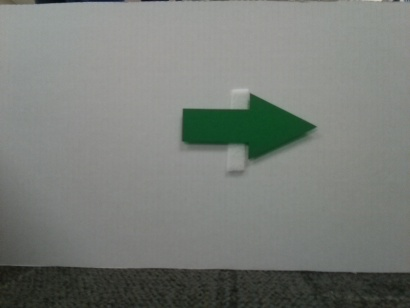
#> input picture Lab6/lab6pt1/2022imgs/test_images/104.jpg, 410 x 308 px
$ python -i knn.py   (imports and definitions only)
#> lines starting #> are read from the running program, lines starting #| are printed output that depends on the picture; after the words box and inside, x2 and y2 are one past the last pixel; in counts of white or black regions, pixels touching at a corner belong together
#> further down, picture is the input picture: shape (308, 410, 3); mean B, G, R 119.4, 124.2, 120
#!/usr/bin/env python
# -*- coding: utf-8 -*-
""""
This is the 7785 LAB6 part1 KNN classifier

Author: Yinuo Wang, Praneeth Erwin Eddu
Date: 04/04/2022

"""
import platform
import cv2 as cv
import csv
import numpy as np
import time
##########################################
#            Variables                   #
##########################################
# model
# model_path = "/home/pran/catkin_ws/src/Robotics-Research-Assignments/team_x_maze/model/knnModel"
model_path = "/home/allen/catkin_ws/src/team_x_maze/model/knnModel"
#model_path = "/home/rick/catkin_ws/src/team_x_maze/model/knnModel"
# dir
trainDirectory = './2022imgs/train_images/'
testDirectory = './2022imgs/test_images/'

# knn
k = 5
dimension = 3 # image channel
train = []
test = []

# image processing
rgb = 1 # cv.imread mode

morphKernel = 5  # Closing and Opening Kernel Size
maxObjects = 1  # Max number of object to detect.
minObjectArea = 300  # Min number of pixels for an object to be recognized.

WHITE = [255, 255, 255]
RED = [255, 0, 0]
GREE = [0, 255, 0]
BLUE = [0, 0, 255]

raw_h = 308
raw_w = 410
#resize
resize_h_ratio = 0.1
resize_w_ratio = 0.1
resize_h = int(raw_h * resize_h_ratio)
resize_w = int(raw_w * resize_w_ratio)

# rgb filter
light_thresh = 60
contrast = 30

# other
debug = False
# debug = True
train_flag = False
test_flag = False

# version check
# [3 lines not run here, left out]
##########################################
#            Image Processing            #
##########################################

def findObjects(image):
    # Finds the location of the desired object in the image.
    contours, hierarchy = cv.findContours(image, cv.RETR_EXTERNAL, cv.CHAIN_APPROX_SIMPLE)  # Contours the image to find blobs of the same color
    cont = sorted(contours, key=cv.contourArea, reverse=True)[:maxObjects]  # Sorts the blobs by size (Largest to smallest)
    x = y = w = h = 1
    # Find the center of mass of the blob if there are any
    if len(cont) > 0:
        M = cv.moments(cont[0])
        if M['m00'] > minObjectArea:
            # print(M['m00'])
            x, y, w, h = cv.boundingRect(cont[0])

    return x, y, w, h


"""
Morphological operations
"""

def morphOps(image, kernelSize):
    kernel = np.ones((kernelSize, kernelSize), np.uint8)
    # highlight the edge
    element2 = cv.getStructuringElement(cv.MORPH_RECT, (kernelSize, kernelSize))
    fix = cv.dilate(image, element2, iterations=1)
    # Fill in holes
    fix = cv.morphologyEx(fix, cv.MORPH_CLOSE, kernel)
    return fix


def rgbThreshold(img, upper, fill=None):
#> called with upper = 60
    if fill is None:
        fill = WHITE
    if len(img.shape) == 2:
        return img

    h, w, n = img.shape
#> h = 92; w = 123; n = 3
    for i in range(h):
        for j in range(w):
            if img[i][j][0] > upper and img[i][j][1] > upper and img[i][j][2] > upper:
                img[i][j] = fill
            elif np.var(np.array(img[i][j])) < contrast:
                img[i][j] = fill
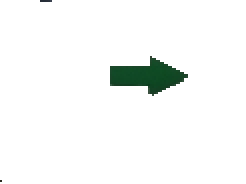
#> img: shape (92, 123, 3) (shown 2 times larger); mean of channels 0, 1, 2 246.9, 248.1, 246.3; drawn as B, G, R


    return img

"""
preprocess the raw image to focus on the object area
"""
def preprocess(img):
    # downsample to speed up
    img = cv.resize(img, (int(0.3*raw_w), int(0.3*raw_h)))
    # filter the background and noise
    img = rgbThreshold(img, light_thresh)
    img_rgb = img
    # detect edges
    img = cv.Canny(img, 100, 150)
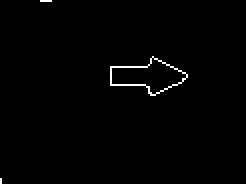
#> img: shape (92, 123) (shown 2 times larger); 0.9% white in thin lines or dots, all inside (x1, y1, x2, y2) = (0, 0, 94, 92)
    # morphology
    img = morphOps(img, morphKernel)
#> in morphOps, `fix = cv.dilate(image, element2, iterations=1)`:
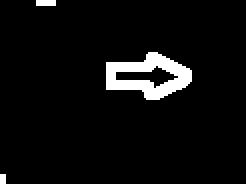
#> fix: shape (92, 123) (shown 2 times larger); 5.2% white; 3 white regions (1 under 20 px), largest, box (x1, y1, x2, y2) and area: (53, 26, 96, 50) 539, (18, 0, 28, 3) 30
#> in morphOps, `fix = cv.morphologyEx(fix, cv.MORPH_CLOSE, kernel)`:
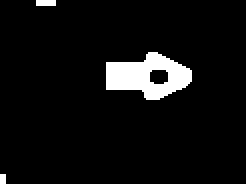
#> fix: shape (92, 123) (shown 2 times larger); 5.9% white; 3 white regions (1 under 20 px)
    # detect the object
    x, y, w, h = findObjects(img)
#> in findObjects, `contours, hierarchy = cv.findContours(image, cv.RETR_EXTERNAL, cv.CHAI..`: contours = 3 contours, 2 with area under 20; largest, box (x1, y1, x2, y2) and area: (53, 26, 96, 50) 631
#> in findObjects, `cont = sorted(contours, key=cv.contourArea, reverse=True)[:maxObjects]`: cont = 1 contour; box (x1, y1, x2, y2) and area: (53, 26, 96, 50) 631
#> in findObjects, `M = cv.moments(cont[0])`: M = moments, m00 631, centre m10/m00, m01/m00 = (73.99, 37.68)
#> in findObjects, `x, y, w, h = cv.boundingRect(cont[0])`: x = 53; y = 26; w = 43; h = 24
#> x = 53; y = 26; w = 43; h = 24
    # crop the original image to the object area
    img = img_rgb[y:y + h, x:x + w]
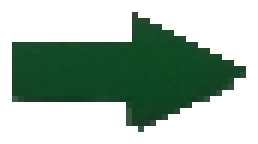
#> img: shape (24, 43, 3) (shown 6 times larger); mean of channels 0, 1, 2 167.9, 181.1, 160.6; drawn as B, G, R
    img = cv.resize(img, (resize_w, resize_h))
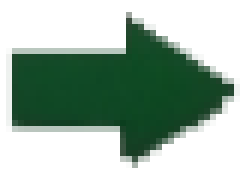
#> img: shape (30, 41, 3) (shown 6 times larger); mean of channels 0, 1, 2 167.5, 180.8, 160.2; drawn as B, G, R

    return img

def predict(img, debug=False, k=5):
    tic = time.time()
    # load the model
    knn_test = cv.ml.KNearest_create()
    model = knn_test.load(model_path)

    if debug:
        Title_images = 'Original Image'
        Title_resized = 'Image Resized'
        cv.namedWindow( Title_images, cv.WINDOW_AUTOSIZE )
    #img = cv.resize(img, (raw_w, raw_h))
    #print("test image before pre-process = ", img.shape)
    test_img = np.array(preprocess(img))
    #print("test image after pre-process = ", test_img.shape)
    if debug:
        cv.imshow(Title_images, img)
        cv.imshow(Title_resized, test_img)
        key = cv.waitKey()
        if key==27:    # Esc key to stop
            return
    #test_img = test_img.astype(np.float32)
    test_img = test_img.flatten().reshape(1,resize_w*resize_h*dimension)
    test_img = test_img.astype(np.float32)
    #print("test image shape after transformation = ", test_img.shape)
    # test_label = np.int32(lines[i][1])

    ret, results, neighbours, dist = model.findNearest(test_img, k)
    toc = time.time()
    if debug:
        print("\nPrediction Time: " + str(toc-tic))
    return int(ret)

############################################
#              Train                       #
############################################
# [80 lines not run here, left out]

>>> import cv2
>>> picture = cv2.imread('../../lab6pt1/2022imgs/test_images/104.jpg')
>>> result = preprocess(picture)

$ run again, on Lab6/lab6pt1/2022imgs/test_images/137.jpg
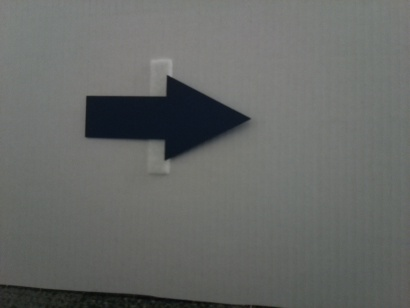
#> input picture Lab6/lab6pt1/2022imgs/test_images/137.jpg, 410 x 308 px
#> picture is the input picture: shape (308, 410, 3); mean B, G, R 102.9, 105.1, 102.9
#> in morphOps, `fix = cv.morphologyEx(fix, cv.MORPH_CLOSE, kernel)`:
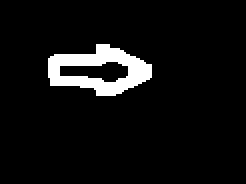
#> fix: shape (92, 123) (shown 2 times larger); 6.1% white; 1 white region
#> contours = 1 contour; box (x1, y1, x2, y2) and area: (24, 22, 76, 48) 848
#> cont has the same summary as contours
#> M = moments, m00 847.5, centre m10/m00, m01/m00 = (49.22, 34.9)
#> in findObjects, `x, y, w, h = cv.boundingRect(cont[0])`: x = 24; y = 22; w = 52; h = 26
#> in preprocess, `x, y, w, h = findObjects(img)`: x = 24; y = 22; w = 52; h = 26
#> in preprocess, `img = cv.resize(img, (resize_w, resize_h))`:
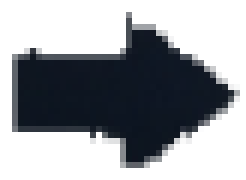
#> img: shape (30, 41, 3) (shown 6 times larger); mean of channels 0, 1, 2 163.5, 158.9, 155.8; drawn as B, G, R

$ run again, on Lab6/lab6pt1/2022imgs/test_images/149.jpg
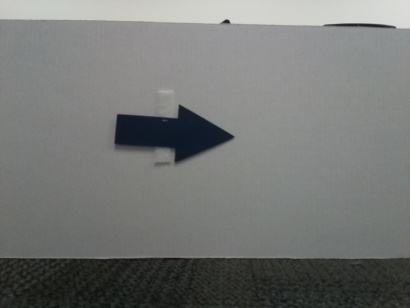
#> input picture Lab6/lab6pt1/2022imgs/test_images/149.jpg, 410 x 308 px
#> picture is the input picture: shape (308, 410, 3); mean B, G, R 116.7, 118.5, 116.9
#> in morphOps, `fix = cv.morphologyEx(fix, cv.MORPH_CLOSE, kernel)`:
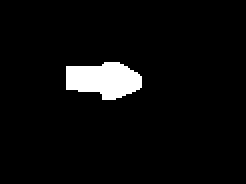
#> fix: shape (92, 123) (shown 2 times larger); 4.7% white; 1 white region
#> contours = 1 contour; box (x1, y1, x2, y2) and area: (33, 31, 71, 50) 481
#> cont has the same summary as contours
#> M = moments, m00 481, centre m10/m00, m01/m00 = (51.6, 39.49)
#> in findObjects, `x, y, w, h = cv.boundingRect(cont[0])`: x = 33; y = 31; w = 38; h = 19
#> in preprocess, `x, y, w, h = findObjects(img)`: x = 33; y = 31; w = 38; h = 19
#> in preprocess, `img = cv.resize(img, (resize_w, resize_h))`:
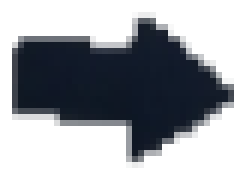
#> img: shape (30, 41, 3) (shown 6 times larger); mean of channels 0, 1, 2 167.6, 162.1, 158.9; drawn as B, G, R

$ run again, on Lab6/lab6pt1/2022imgs/test_images/150.jpg
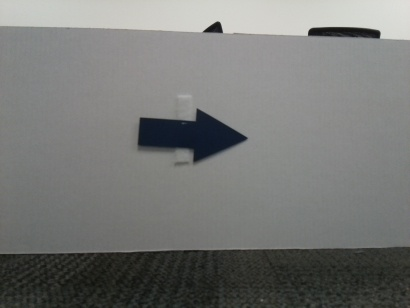
#> input picture Lab6/lab6pt1/2022imgs/test_images/150.jpg, 410 x 308 px
#> picture is the input picture: shape (308, 410, 3); mean B, G, R 117.1, 119.2, 118.1
#> in morphOps, `fix = cv.morphologyEx(fix, cv.MORPH_CLOSE, kernel)`:
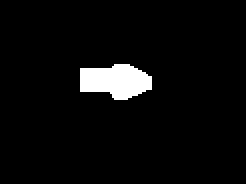
#> fix: shape (92, 123) (shown 2 times larger); 4.2% white; 1 white region
#> contours = 1 contour; box (x1, y1, x2, y2) and area: (40, 32, 76, 50) 432
#> cont has the same summary as contours
#> M = moments, m00 432, centre m10/m00, m01/m00 = (57.46, 40.08)
#> in findObjects, `x, y, w, h = cv.boundingRect(cont[0])`: x = 40; y = 32; w = 36; h = 18
#> in preprocess, `x, y, w, h = findObjects(img)`: x = 40; y = 32; w = 36; h = 18
#> in preprocess, `img = cv.resize(img, (resize_w, resize_h))`:
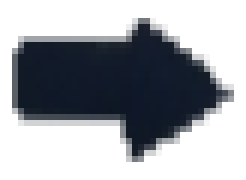
#> img: shape (30, 41, 3) (shown 6 times larger); mean of channels 0, 1, 2 170.2, 164.7, 161.5; drawn as B, G, R
